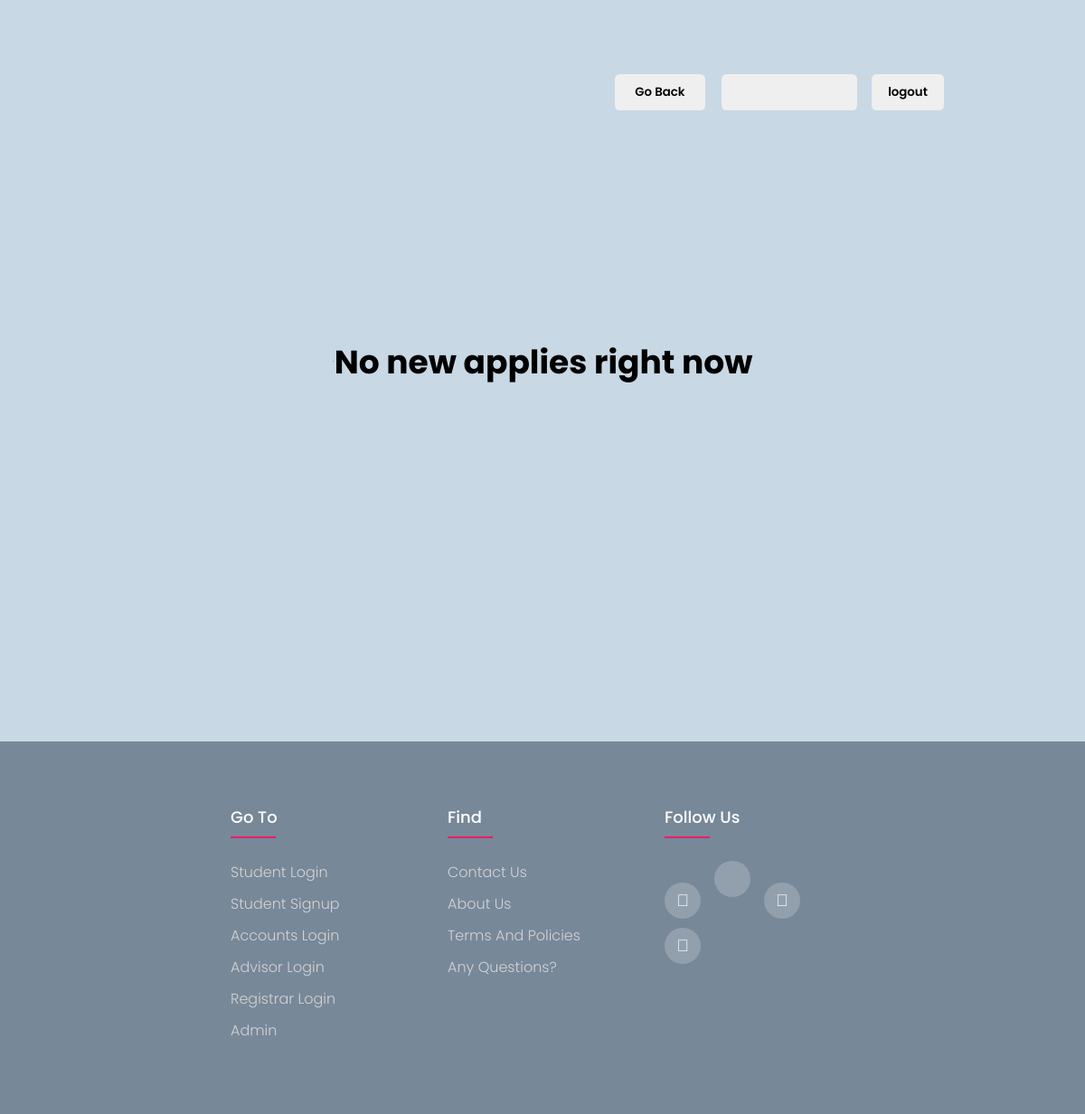
The page /account/check_accounts.php on the database as committed earlier.
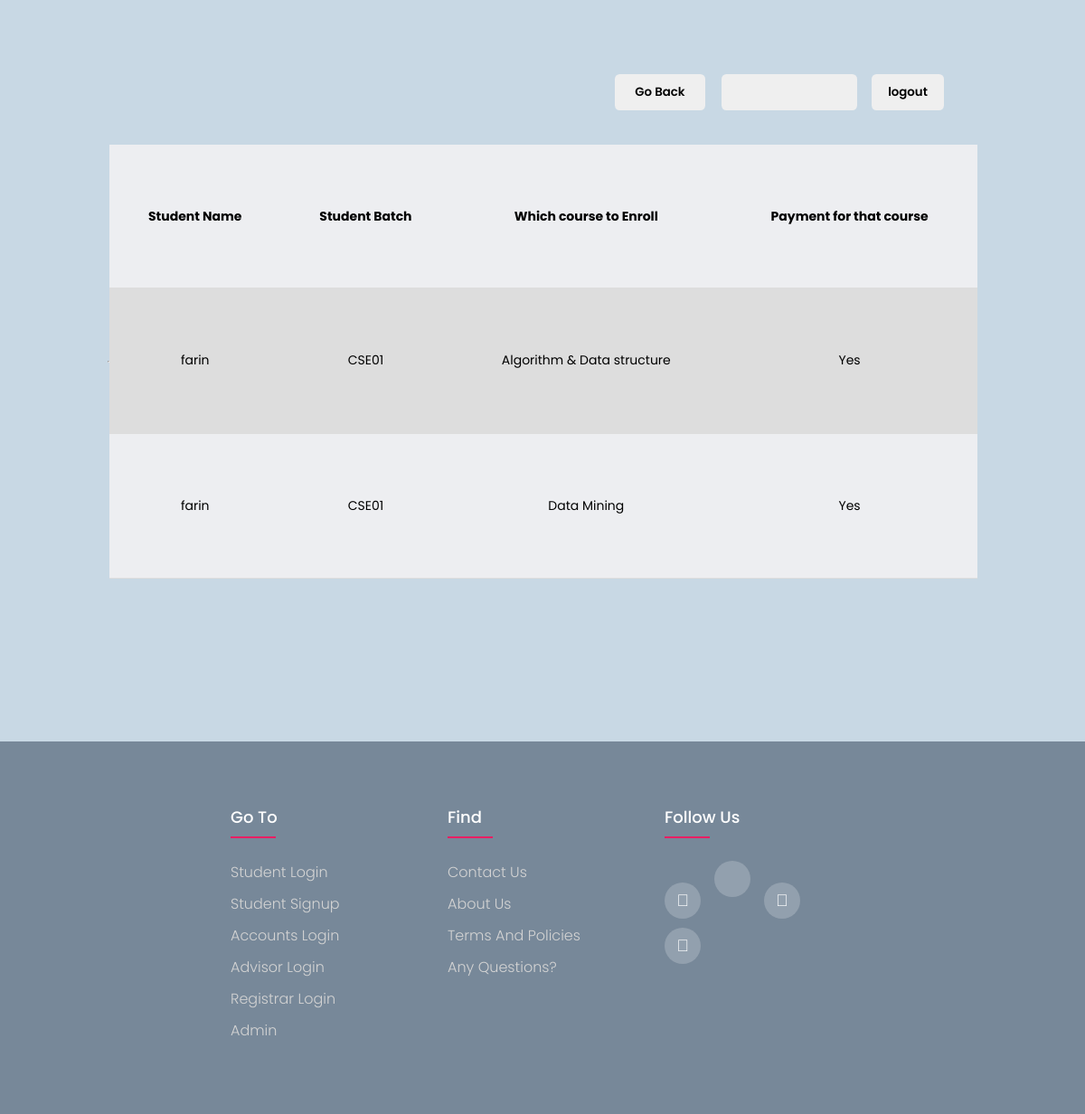
The same page on the database as committed later.
### tables this page shows
CREATE TABLE `payment` (
  `id` int(11) NOT NULL,
  `student_name` varchar(255) NOT NULL,
  `payment_course` varchar(255) NOT NULL,
  `payment_complete` int(11) DEFAULT NULL
);

CREATE TABLE `students` (
  `id` int(11) NOT NULL,
  `full_name` varchar(255) NOT NULL,
  `username` varchar(255) NOT NULL,
  `batch` varchar(255) NOT NULL,
  `student_id` int(30) NOT NULL,
  `email` varchar(255) NOT NULL,
  `password` varchar(255) NOT NULL,
  `advisor` varchar(255) DEFAULT NULL,
  `credits` int(11) NOT NULL
);

### account/check_accounts.php (the view, shortened to what this page needs)
<?php
include "../includes/header.php";
include "../includes/db.php";
?>
<?php
$datasql = "SELECT p.*,s.*
FROM payment p
JOIN students s ON p.student_name = s.username";
$dataresult = mysqli_query($mysqli, $datasql) or die(mysqli_error($mysqli));
?>
<div class="container">
    <div class="btn-section">
        <div class="username-btn">
            <button style="min-width:150px !important">
            </button>
        </div>
        <a href="../index.php">
            <div class="logout-btn"><button>logout</button></div>
        </a>
        <a href="/course/account/account_feed.php">
            <div class="adv-btn">
                <button style="right:35vw !important">Go Back</button>
            </div>
        </a>
    </div>
    <hr>
    <?php if (mysqli_num_rows($dataresult) > 0) { ?>
        <table class="table" id="myTable" data-filter-control="true" data-show-search-clear-button="true">
            <tr>
                <th>Student Name</th>
                <th>Student Batch</th>
                <th>Which course to Enroll</th>
                <th>Payment for that course</th>
            </tr>
            <?php while ($data = mysqli_fetch_assoc($dataresult)) {
                if ($data['payment_complete'] == 1) {
                    $complete = "Yes";
                } else if ($data['payment_complete'] == 0) {
                    $complete = "No";
                }
                ?>
                <tr>
                    <td>
                        <?= $data['student_name'] ?>
                    </td>
                    <td>
                        <?= $data['batch'] ?>
                    </td>
                    <td>
                        <?= $data['payment_course'] ?>
                    </td>
                    <td>
                        <?= $complete ?>
                    </td>
                </tr>
            <?php }
    } else { ?>
            <h1>No new applies right now</h1>
        <?php } ?>
    </table>
</div>
<?php
include "../includes/footer.php";
?>

### includes/header.php (shortened to what this page needs)
<!DOCTYPE html>
<html lang="en">
<head>
    <link rel="stylesheet" href="/course/css/style.css">
    <link rel="stylesheet" type="text/css">
    <link rel="stylesheet" href="https://unicons.iconscout.com/release/v4.0.0/css/line.css">
</head>
<body>

### includes/footer.php (shortened to what this page needs)
</body>
<footer class="footer">
    <div class="foot-container">
        <div class="row">
            <div class="footer-col">
                <h4>Go to</h4>
                <ul>
                    <li><a href="/course/students/students_login.php">Student Login</a></li>
                    <li><a href="/course/students/students_signup.php">Student Signup</a></li>
                    <li><a href="/course/account/account_login.php">Accounts Login</a></li>
                    <li><a href="/course/advisor/advisor_login.php">Advisor Login</a></li>
                    <li><a href="/course/registrar/registrar_login.php">Registrar Login</a></li>
                    <li><a href="/course/admin/admin_login.php">Admin</a></li>
                </ul>
            </div>
            <div class="footer-col">
                <h4>Find</h4>
                <ul>
                    <li><a href="#">Contact Us</a></li>
                    <li><a href="#">About Us</a></li>
                    <li><a href="#">Terms and Policies</a></li>
                    <li><a href="#">Any questions?</a></li>
                </ul>
            </div>
            <div class="footer-col">
                <h4>follow us</h4>
                <div class="social-links">
                    <a href="#"><i class="fa-solid fa-facebook"></i></i></a>
                    <a href="#"><i class="fa-brand fa-twitter"></i></a>
                    <a href="#"><i class="fab fa-instagram"></i></a>
                    <a href="#"><i class="fab fa-linkedin-in"></i></a>
                </div>
            </div>
        </div>
    </div>
</footer>
</html>

### css/style.css (style rules this page uses)
* { margin: 0; padding: 0; box-sizing: border-box; max-width: 100%; font-family: "Poppins", sans-serif !important; }
body { background: #c8d8e4; }
.foot-container { max-width: 1170px; margin: auto; }
.row { display: flex; flex-wrap: wrap; }
.footer { background-color: lightslategray; padding: 70px 0; padding-left: 30vh; margin-top: 20px; position: relative; bottom: 0; }
.footer-col { width: 25%; padding: 0 15px; }
.footer-col h4 { font-size: 18px; color: #ffffff; text-transform: capitalize; margin-bottom: 35px; font-weight: 500; position: relative; }
.footer-col h4::before { content: ""; position: absolute; left: 0; bottom: -10px; background-color: #e91e63; height: 2px; box-sizing: border-box; width: 50px; }
.footer-col ul li:not(:last-child) { margin-bottom: 10px; }
.footer-col ul li { margin-bottom: 10px; list-style: none; }
.footer-col ul li a { font-size: 16px; text-transform: capitalize; color: #ffffff; text-decoration: none; font-weight: 300; color: lightgrey; display: block; transition: all 0.3s ease; }
.footer-col .social-links a { display: inline-block; height: 40px; width: 40px; background-color: rgba(255, 255, 255, 0.2); margin: 0 10px 10px 0; text-align: center; line-height: 40px; border-radius: 50%; color: #ffffff; transition: all 0.5s ease; }
.container { min-height: 100vh; margin: 0 auto; position: relative; background: #c8d8e4; display: flex; justify-content: center; align-items: center; }
table { height: 60vh; width: 80%; border-collapse: collapse; }
th, td { border-bottom: 1px solid #dddddd; padding: 10px 20px; font-size: 14px; text-align: center; }
tr:nth-child(even) { background-color: #dddddd; }
tr:nth-child(odd) { background-color: #edeef1; }
.logout-btn button { width: 80px; border: none; outline: none; height: 40px; border-radius: 0.3rem; font-weight: 600; margin: 10px 0; cursor: pointer; transition: 0.2s; position: absolute; top: 6vw; right: 13vw; z-index: 1000; }
.adv-btn button { width: 100px; border: none; outline: none; height: 40px; border-radius: 0.3rem; font-weight: 600; margin: 10px 0; cursor: pointer; transition: 0.2s; position: absolute; top: 6vw; right: 30vw; z-index: 1000; }
.username-btn button { min-width: 80px; border: none; outline: none; height: 40px; border-radius: 0.3rem; font-weight: 600; margin: 10px 0; cursor: pointer; transition: 0.2s; position: absolute; right: 21vw; top: 6vw; z-index: 1000; }
@media (min-width: 765px) and (max-width: 1200px) { html { font-size: 18px; } }

Rows that differ between the two databases and show on the page:
added payment: student_name "farin", students.batch "CSE01", payment_course "Algorithm & Data structure", payment_complete "Yes"
added payment: student_name "farin", students.batch "CSE01", payment_course "Data Mining", payment_complete "Yes"
Other text that changed with them:
text no longer shown: "No new applies right now"
text now shown: "Student Name Student Batch Which course to Enroll Payment for that course"
